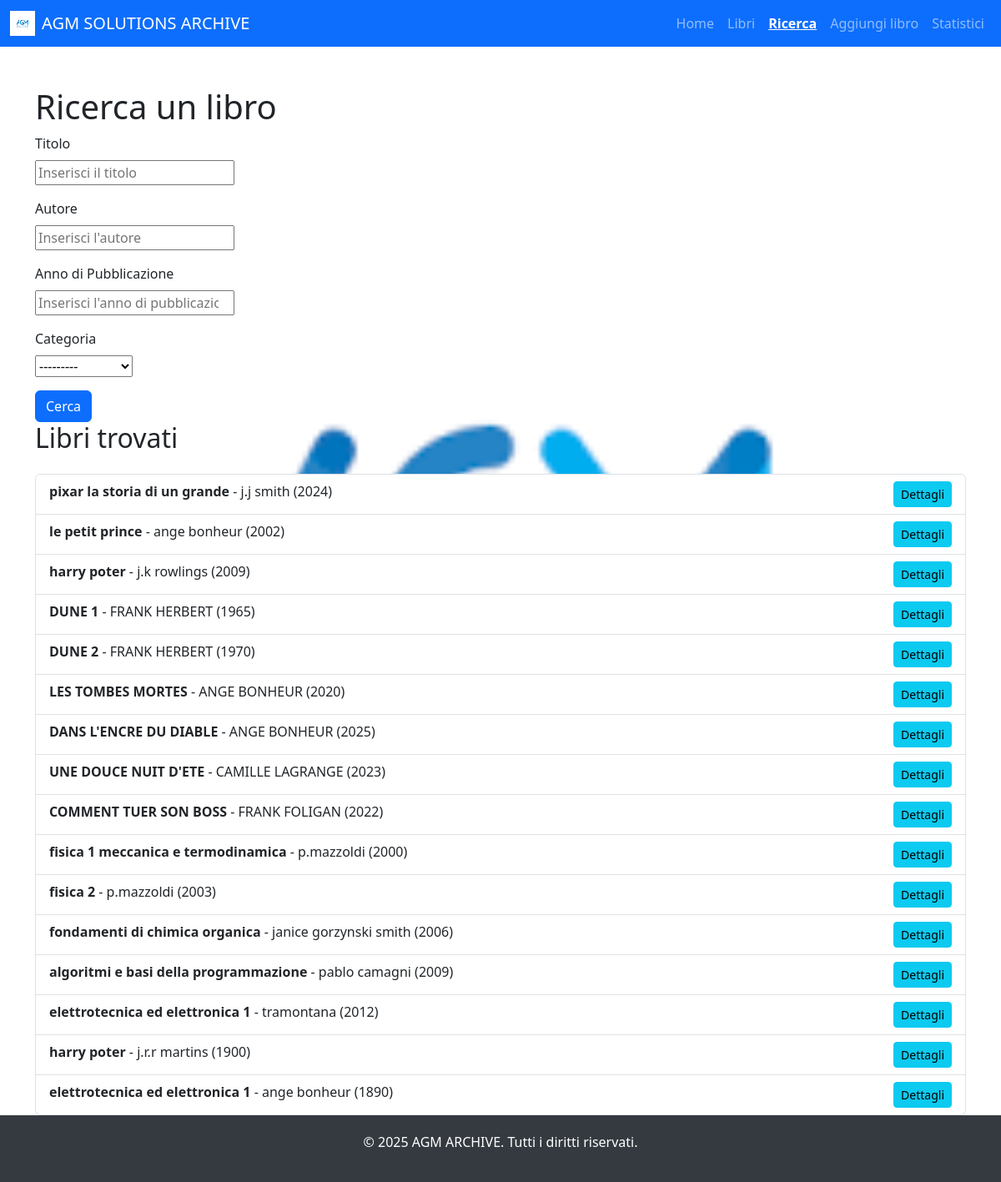
The app's page /ricerca_libro/, older data.
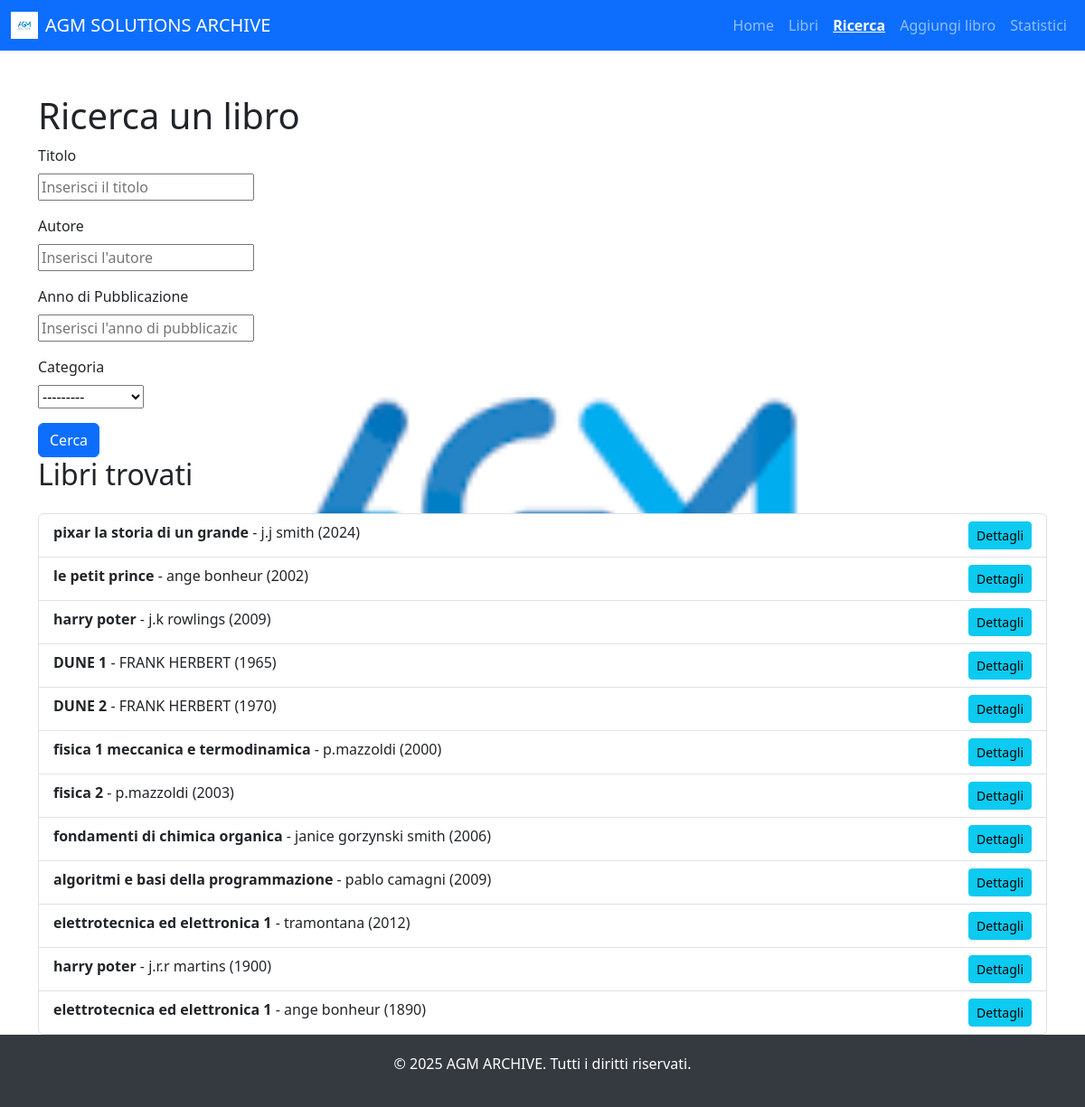
The same page, newer data.
### libro/models.py (models this page shows, shortened)
class Libro(models.Model):
    R =  'ROMANZO'
    FS = 'FANTASCIENZA'
    BD = 'BD'
    HO = 'HOROR'
    AL = 'ALTRO'
    CATEGORY_CHOICES = [
        (R, 'romanzo'),
        (FS, 'fantascienza'),
        (BD, 'bd'),
        (HO, 'horor'),
        (AL, 'altro'),
    ]
    titolo = models.CharField(max_length=200)
    autore = models.CharField(max_length=100)
    anno_pubblicazione = models.IntegerField(null=True,blank=True,
        validators=[
            MinValueValidator(1000),      # Il valore deve essere >= 1000
            MaxValueValidator(2025),     # Il valore deve essere <= 2025
        ])
    immagine = models.ImageField(upload_to='copertine_libri/', null=True, blank=True)  # Il campo immagine
    codice_univoco = models.CharField(max_length=50, unique=True, default=genera_codice_univoco, editable=False)
    editore = models.CharField(max_length=100)
    categoria = models.CharField(
        max_length=12,
        choices=CATEGORY_CHOICES,
        default=AL,
        null=True,
        blank=True
    )
    descrizione = models.TextField(blank=True, null=True)
    """experience = models.IntegerField(
        default=0,
        validators=[
            MinValueValidator(0),      # Il valore deve essere >= 0
            MaxValueValidator(100),     # Il valore deve essere <= 100
        ]
    )"""

### libro/views.py (the view)
# urls.py: path('ricerca_libro/', ricerca_libro, name='ricerca_libro'), # per ricercare un libro nell'archivio
def ricerca_libro(request):
    form = RicercaLibroForm(request.GET)  # Otteniamo i dati della richiesta GET
    libri_trovati = Libro.objects.all()  # Iniziamo prendendo tutti i libri
    if form.is_valid():
        if form.cleaned_data['titolo']: # se il campo c'è.
            libri_trovati = libri_trovati.filter(titolo__icontains=form.cleaned_data['titolo'])
        if form.cleaned_data['autore']:
            libri_trovati = libri_trovati.filter(autore__icontains=form.cleaned_data['autore'])
        if form.cleaned_data['anno_pubblicazione']:
            libri_trovati = libri_trovati.filter(anno_pubblicazione=form.cleaned_data['anno_pubblicazione'])
        if form.cleaned_data['categoria']:
            libri_trovati = libri_trovati.filter(categoria=form.cleaned_data['categoria'])
    return render(request, 'libro/ricerca_libro.html', {'form': form,'libri': libri_trovati})

### libro/forms.py
class RicercaLibroForm(forms.ModelForm):
    class Meta:
        model = Libro
        fields = ['titolo', 'autore', 'anno_pubblicazione', 'categoria']  # solo i campi che vuoi nel form
        widgets = {
            'titolo': forms.TextInput(attrs={'placeholder': 'Inserisci il titolo'}),
            'autore': forms.TextInput(attrs={'placeholder': 'Inserisci l\'autore'}),
            'anno_pubblicazione': forms.NumberInput(attrs={'placeholder': 'Inserisci l\'anno di pubblicazione'}),
            'categoria': forms.Select(attrs={'placeholder': 'Seleziona la categoria'}),
        }
    def __init__(self, *args, **kwargs):
        super(RicercaLibroForm, self).__init__(*args, **kwargs)
        for field in self.fields.values():
            field.required = False

### libro/models.py (called while the page is built)
def genera_codice_univoco():
    prefisso = "LIB"
    num =25
    n = random.randint(0,1000) *25
    return prefisso + str(n)

### libro/templates/libro/ricerca_libro.html (shortened to what this page needs)
{% extends 'libro/base.html' %}
{% block content %}
    <h1>Ricerca un libro</h1>
    <form method="get" action="{% url 'ricerca_libro' %}">
        <div class="mb-3">
            <label for="{{ form.titolo.id_for_label }}" class="form-label">Titolo</label>
            <div>
                {{ form.titolo }}
            </div>
        </div>
        <div class="mb-3">
            <label for="{{ form.autore.id_for_label }}" class="form-label">Autore</label>
            <div>
                {{ form.autore }}
            </div>
        </div>
        <div class="mb-3">
            <label for="{{ form.anno_pubblicazione.id_for_label }}" class="form-label">Anno di Pubblicazione</label>
            <div>
                {{ form.anno_pubblicazione }}
            </div>
        </div>
        <div class="mb-3">
            <label for="{{ form.categoria.id_for_label }}" class="form-label">Categoria</label>
            <div>
                {{ form.categoria }}
            </div>
        </div>
        <button type="submit" class="btn btn-primary">Cerca</button>
    </form>
    <h2>Libri trovati</h2>
    {% if libri %}
        <ul class="list-group mt-4">
            {% for libro in libri %}
                <li class="list-group-item">
                    <strong>{{ libro.titolo }}</strong> - {{ libro.autore }} ({{ libro.anno_pubblicazione }})
                    <a href="{% url 'dettagli_libro' libro.id %}" class="btn btn-info btn-sm float-end">Dettagli</a>
                </li>
            {% endfor %}
        </ul>
    {% else %}
        <p>Nessun libro trovato.</p>
    {% endif %}
{% endblock %}

### libro/templates/libro/base.html (shortened to what this page needs)
<!DOCTYPE html>
<html lang="it">
<head>
    <link href="https://cdn.jsdelivr.net/npm/bootstrap@5.3.0-alpha1/dist/css/bootstrap.min.css" rel="stylesheet">
    {% load static %}
</head>
<body>
    <nav class="navbar navbar-expand-lg navbar-dark bg-primary">
        <div class="container-fluid">
            <a class="navbar-brand d-flex align-items-center" href="/">
              <img src="{% static 'images/AGM_FONT.png' %}" alt="Logo" width="30" height="30" class="me-2">
              AGM SOLUTIONS ARCHIVE
            </a>
            <div class="collapse navbar-collapse" id="navbarNav">
                <ul class="navbar-nav ms-auto">
                    <li class="nav-item">
                        <a class="nav-link {% if request.path == '/' %}active{% endif %}" href="/">Home</a>
                    </li>
                    <li class="nav-item">
                        <a class="nav-link {% if request.path == '/lista_libri/' %}active{% endif %}" href="/lista_libri/">Libri</a>
                    </li>
                    <li class="nav-item">
                        <a class="nav-link {% if request.path == '/ricerca_libro/' %}active{% endif %}" href="/ricerca_libro/">Ricerca</a>
                    </li>
                    <li class="nav-item">
                        <a class="nav-link {% if request.path == '/aggiungi_libro/' %}active{% endif %}" href="/aggiungi_libro/">Aggiungi libro</a>
                    </li>
                    <li class="nav-item">
                        <a class="nav-link {% if request.path == '/statistici/' %}active{% endif %}" href="/statistici/">Statistici</a>
                    </li>
                </ul>
            </div>
        </div>
    </nav>
    <div class="container mt-5">
        {% block content %}{% endblock %}
    </div>
    <footer>
        <p>&copy; 2025 AGM ARCHIVE. Tutti i diritti riservati.</p>
    </footer>
</body>
</html>

### libro/templates/libro/base.html (style rules this page uses)
html, body { height: 100%; margin: 0; }
body { display: flex; flex-direction: column; background-image: url('static/images/AGM_FONT.png'); background-size: cover; background-repeat: no-repeat; background-position: center center; }
.container { flex: 1; }
footer { background-color: #343a40; color: white; text-align: center; padding: 20px; margin-top: auto; }
.nav-link.active { font-weight: bold; text-decoration: underline; }

Row changes from the older to the newer data that the page shows:
removed Libro: titolo "LES TOMBES MORTES", autore "ANGE BONHEUR", anno_pubblicazione "2020"
removed Libro: titolo "DANS L'ENCRE DU DIABLE", autore "ANGE BONHEUR", anno_pubblicazione "2025"
removed Libro: titolo "UNE DOUCE NUIT D'ETE", autore "CAMILLE LAGRANGE", anno_pubblicazione "2023"
removed Libro: titolo "COMMENT TUER SON BOSS", autore "FRANK FOLIGAN", anno_pubblicazione "2022"
